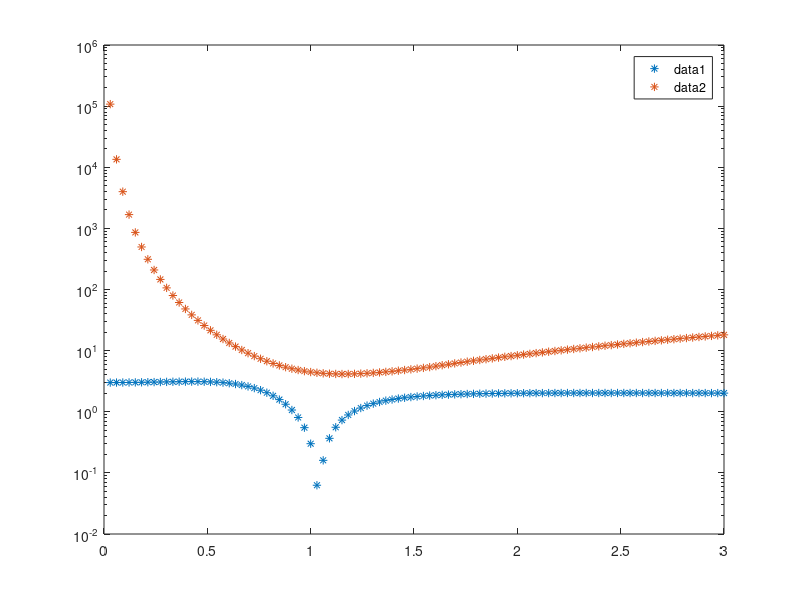

MATLAB code to generate this figure:
clc, clearvars, close all

x = linspace(0,3,100);
esim = 1.0e-8;
x_eps = x.*(1+esim);
y = @(x) cos(x)./x.^3 + x.^2;
ydot = y(x);
yeps = y(x_eps);
tx = 1/esim * abs((yeps - ydot) ./ ydot);
tx_analitical = (abs(-sin(x) ./ x.^2) + abs(-3*cos(x)./x.^3) + abs(2*x.^2));

semilogy(x,tx, '*');
hold on 
semilogy(x,tx_analitical, '*');
legend()
